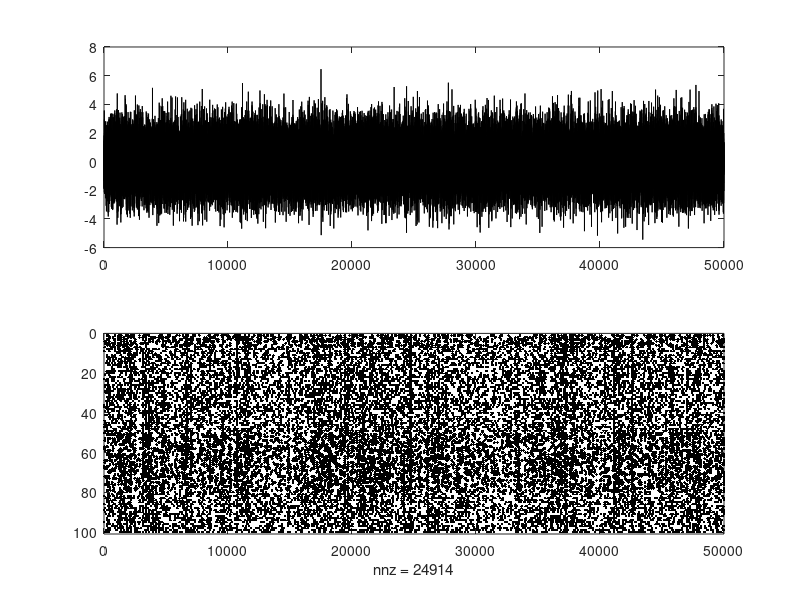

This chart was generated by the following MATLAB code:
function [repeatStim,repeatResponses,uniqueStims,uniqueResponses,whiteStim,whiteResponse,filt]=simulatedData

%stims
stimLength=50000;
numRepeats=100;
numUniques=200;
whiteStimLength=1000000;
noiseAmp=1;

%model
filtLength=20;
filt=sin(linspace(0,4*pi,filtLength));
filt=filt.*normpdf(linspace(-1,1,filtLength),-0.2,0.3);

%filt=randn(1,filtLength);
%filt=filt.*normpdf(linspace(-1,1,filtLength),-.5,0.3);

filt=orth(filt');
filt=filt';
rate=.005;

%%%%%%%%%%%%%%%%%%%%

repeatStim=noiseAmp*randn(1,stimLength)+randn(1,stimLength);
repeatGenerator=filter(filt,1,repeatStim);

figure
subplot(2,1,1)
plot(repeatStim,'k')

pctSpks=0;
threshLo=0;
threshHi=max(repeatGenerator);

maxPct=length(find(diff(repeatGenerator>0)==1))/stimLength;
if rate>maxPct
    error(sprintf('max rate for filter: %g',maxPct))
end

%set thresh to hit specified rate
while  abs(1-pctSpks/rate)>.3 %abs(pctSpks-rate)>rate*.01 
    disp(num2str(threshHi-threshLo))
    
    thresh=(threshHi+threshLo)/2;
    repeatResponseTimes = find(diff(repeatGenerator>thresh)==1);
    repeatResponse = zeros(1,stimLength);
    repeatResponse(repeatResponseTimes)=1;
    pctSpks=length(repeatResponseTimes)/stimLength;

    if pctSpks>rate
        threshLo=thresh;
    elseif pctSpks<rate
        threshHi=thresh;
    end
end



% close all
% plot(repeatStim)
% hold on
% plot(repeatGenerator,'r')
% plot(thresh*ones(1,stimLength),'k')
% plot(repeatResponse,'k')

%calculate responses
repeatStim=randn(1,stimLength);
repeatNzStims=noiseAmp*randn(numRepeats,stimLength)+repmat(repeatStim,numRepeats,1);
uniqueStims=randn(numUniques,stimLength);
uniqueNzStims=noiseAmp*randn(numUniques,stimLength)+uniqueStims;
whiteStim=randn(1,whiteStimLength);
whiteNzStim=noiseAmp*randn(1,whiteStimLength)+whiteStim;

repeatGenerators=filter(filt,1,repeatNzStims');
uniqueGenerators=filter(filt,1,uniqueNzStims');
whiteGenerator=filter(filt,1,whiteNzStim');

repeatResponses=zeros(stimLength,numRepeats);
uniqueResponses=zeros(stimLength,numUniques);
whiteResponse=zeros(whiteStimLength,1);

repeatResponses(logical([diff(repeatGenerators>thresh)==1;zeros(1,numRepeats)]))=1;
uniqueResponses(logical([diff(uniqueGenerators>thresh)==1;zeros(1,numUniques)]))=1;
whiteResponse(logical([diff(whiteGenerator>thresh)==1;0]))=1;

repeatResponses=repeatResponses';
uniqueResponses=uniqueResponses';
whiteResponse=whiteResponse';

% spy(uniqueResponses,'r')
% hold on
subplot(2,1,2)
spy(repeatResponses,'k')
axis fill